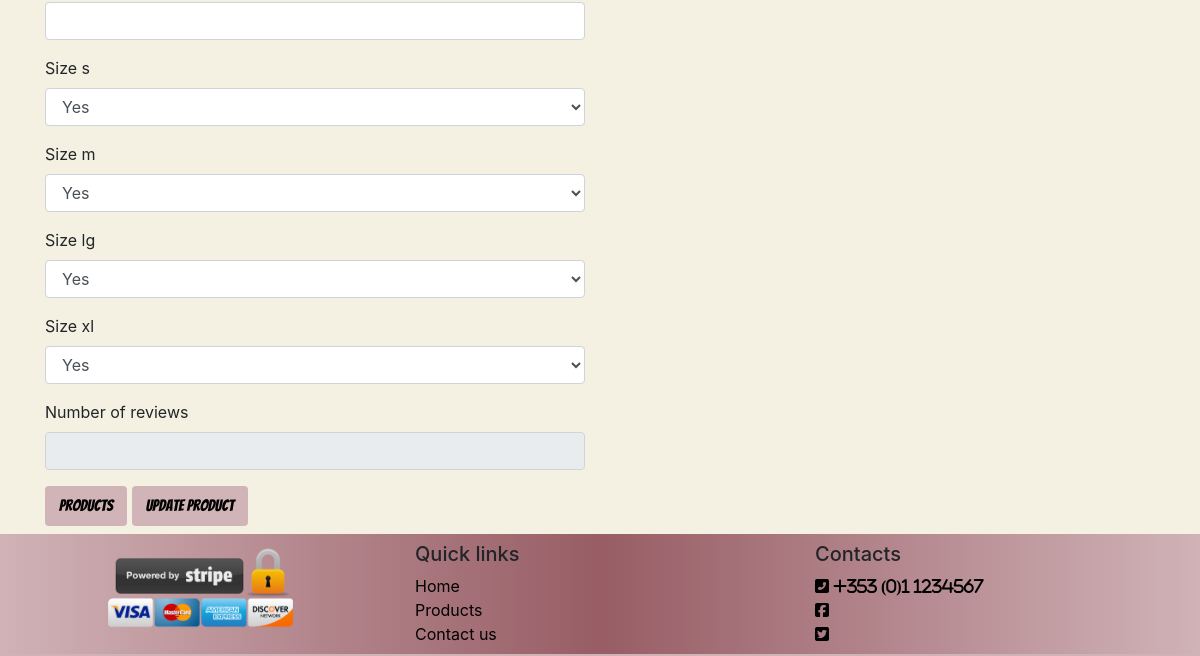
/products/edit/14/ (signed in, lower part), run on an earlier commit of the app's database.
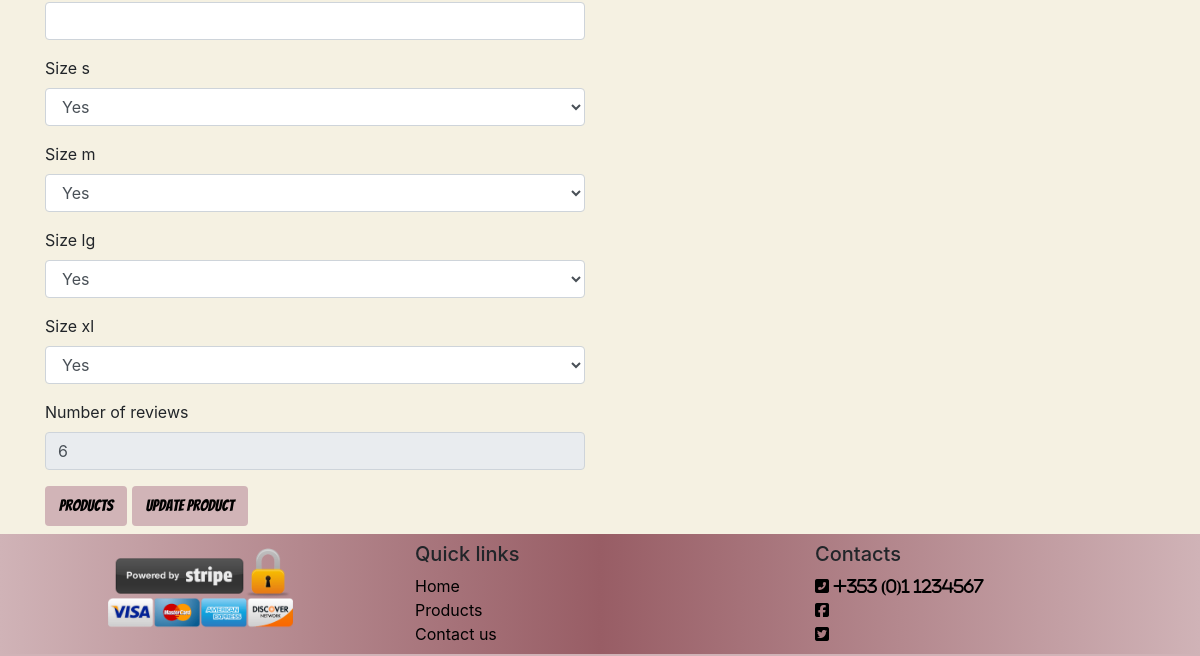
And on a later commit of the database.
### products/models.py (models this page shows, shortened)
class Product(models.Model):
    category = models.ForeignKey('Category',
                                 null=True,
                                 blank=True,
                                 on_delete=models.SET_NULL)
    name = models.CharField(max_length=254)
    description = models.TextField(null=True,
                                   blank=True)
    price = models.DecimalField(max_digits=6, decimal_places=2)
    image_url = models.URLField(max_length=1024,
                                null=True,
                                blank=True)
    image = models.ImageField(null=True, blank=True)
    sku = models.CharField(max_length=254,
                           null=True,
                           blank=True)
    size_s = models.BooleanField(default=False,
                                 null=True,
                                 blank=True)
    size_m = models.BooleanField(default=False,
                                 null=True,
                                 blank=True)
    size_lg = models.BooleanField(default=False,
                                  null=True,
                                  blank=True)
    size_xl = models.BooleanField(default=False,
                                  null=True,
                                  blank=True)
    number_of_reviews = models.IntegerField(blank=True,
                                            null=True)

### products/views.py (the view)
# urls.py: path('edit/<int:product_id>/', views.edit_product, name='edit_product'),
@login_required
def edit_product(request, product_id):
    if not request.user.is_superuser:
        messages.error(request,
                       'Sorry only users with admin rights can access this')
        return redirect(reverse('home'))
    product = get_object_or_404(Product, pk=product_id)
    if request.method == 'POST':
        form = ProductForm(request.POST, request.FILES, instance=product)
        if form.is_valid():
            form.save()
            messages.success(request,
                             'You have successfully updated product')
            return redirect(reverse('product_detail', args=[product.id]))
        else:
            messages.error(request,
                           'Failed to update product. \
                               Please ensure all fields are correct.')
    else:
        form = ProductForm(instance=product)
        messages.info(request, 'You are editing product.')
    template = 'products/edit_product.html'
    context = {
        'form': form,
        'product': product,
    }
    return render(request, template, context)

### products/forms.py
class ProductForm(forms.ModelForm):
    class Meta:
        model = Product
        fields = '__all__'
    image = forms.ImageField(label='image',
                             required=False,
                             widget=CustomClearableFileInput)
    def __init__(self, *args, **kwargs):
        super().__init__(*args, **kwargs)
        categories = Category.objects.all()
        friendly_names = [(c.id, c.get_friendly_name()) for c in categories]
        self.fields['number_of_reviews'].widget.attrs['disabled'] = True
        self.fields['category'].choices = friendly_names
        for field_name, field in self.fields.items():
            field.widget.attrs['class'] = ''

### products/models.py (called while the page is built)
    def get_friendly_name(self):
        return self.friendly_name

### products/templates/products/edit_product.html (shortened to what this page needs)
<!DOCTYPE html>
{% extends 'base.html' %} {% load static %}
 {% block content %}
<section class="container">
    <div class="row">
        <div class="col-12 col-lg-6">
            <form method="POST" action="{% url 'edit_product' product.id %}" class="form mb-2" enctype="multipart/form-data">
                {% for field in form %}
                    {% if field.name != 'image' %}
                        {{ field | as_crispy_field }}
                    {% else %}
                        {{ field }}
                    {% endif %}
                {% endfor %}
                <a class="btn products-button" href="{% url 'products' %}">Products</a>
                <button class="btn products-button" type="submit">update product</button>
            </form>
        </div>
        <div class="col-12 col-lg-6 order-lg-last mb-5">
        </div>
    </div>
</section>
{% endblock %}

What changed in the data, as far as the page shows it:
changed Product "Yes": number_of_reviews (not shown) → "6"
